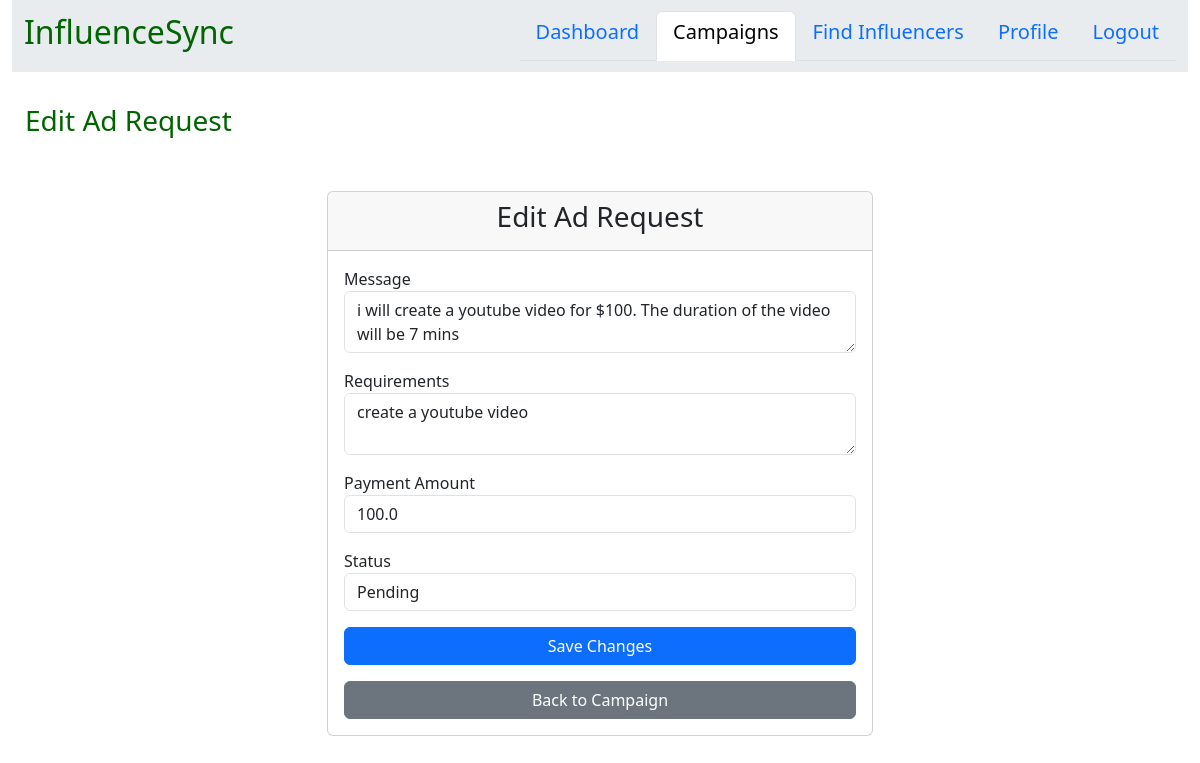
Screenshot of /edit_ad_request/3 with the database file from the repository.
### models.py (models this page shows)
class AdRequest(db.Model):
    __tablename__ = 'ad_requests'
    id = db.Column(db.Integer, primary_key=True)
    campaign_id = db.Column(db.Integer, db.ForeignKey('campaigns.id'), nullable=False)
    influencer_id = db.Column(db.Integer, db.ForeignKey('influencers.id'), nullable=False)
    message = db.Column(db.String(500),nullable=False)
    requirements = db.Column(db.String(500),nullable=False)
    payment_amount = db.Column(db.Float, nullable=False)
    status = db.Column(db.String(50), nullable=False, default='pending')   # 'Pending', 'Accepted', 'Rejected', 'done
    influencer = db.relationship('Influencer', backref=db.backref('ad_requests', lazy=True))

### routes.py (the view, shortened to what this page needs)
@app.route('/edit_ad_request/<int:request_id>', methods=['GET', 'POST'])
def edit_ad_request(request_id):
    ad_request = AdRequest.query.get_or_404(request_id)
    return render_template('ads/edit_ad_request.html', ad_request=ad_request)

### templates/ads/edit_ad_request.html (shortened to what this page needs)
{% extends "layouts.html" %}
{% block style %}
    <link rel="stylesheet" href="{{ url_for('static', filename='styles.css') }}">
{% endblock %}
{% block content %}
<div class="container-fluid">
    <nav class="navbar navbar-expand-lg bg-body-secondary">
        <div class="container-fluid">
            <a class="navbar-brand" href="#"><h2 style="color:darkgreen;">InfluenceSync</h2></a>
            <ul class="nav nav-tabs justify-content-end">
                <li class="nav-item">
                    <a class="nav-link" aria-current="page" href="{{ url_for('sponsor_dash') }}"><h5>Dashboard</h5></a>
                </li>
                <li class="nav-item">
                    <a class="nav-link active" aria-current="page" href="{{ url_for('sponsor_campaigns') }}"><h5>Campaigns</h5></a>
                </li>
                <li class="nav-item">
                    <a class="nav-link" aria-current="page" href="{{ url_for('sponsor_find_inf') }}"><h5>Find Influencers</h5></a>
                </li>
                <li class="nav-item">
                    <a class="nav-link" aria-current="page" href="#"><h5>Profile</h5></a>
                </li>
                <li class="nav-item">
                    <a class="nav-link" aria-current="page" href="{{ url_for('home') }}"><h5>Logout</h5></a>
                </li>
            </ul>
        </div>
    </nav>
    <br>
    <h3 class="headings" style="color:darkgreen;">Edit Ad Request</h3>
    <div class="container mt-5">
        <div class="row justify-content-center">
            <div class="col-md-6">
                <div class="card">
                    <div class="card-header text-center">
                        <h3>Edit Ad Request</h3>
                    </div>
                    <div class="card-body">
                        <form action="{{ url_for('edit_ad_request', request_id=ad_request.id) }}" method="POST">
                            <div class="form-group mb-3">
                                <label for="message">Message</label>
                                <textarea class="form-control" id="message" name="message" required>{{ ad_request.message }}</textarea>
                            </div>
                            <div class="form-group mb-3">
                                <label for="requirements">Requirements</label>
                                <textarea class="form-control" id="requirements" name="requirements" required>{{ ad_request.requirements }}</textarea>
                            </div>
                            <div class="form-group mb-3">
                                <label for="payment_amount">Payment Amount</label>
                                <input type="number" step="0.1" class="form-control" id="payment_amount" name="payment_amount" value="{{ ad_request.payment_amount }}" required>
                            </div>
                            <div class="form-group mb-3">
                                <label for="status">Status</label>
                                <select class="form-control" id="status" name="status" required>
                                    <option value="pending" {% if ad_request.status == 'pending' %}selected{% endif %}>Pending</option>
                                </select>
                            </div>
                            <div class="form-group mb-3">
                                <button type="submit" class="btn btn-primary w-100">Save Changes</button>
                            </div>
                        </form>
                        <div class="row">
                            <div class="col-12">
                                <a href="{{ url_for('campaign_details', campaign_id=ad_request.campaign_id) }}" class="btn btn-secondary w-100">
                                    Back to Campaign
                                </a>
                            </div>
                        </div>
                    </div>
                </div>
            </div>
        </div>
    </div>
</div>
{% endblock %}

### static/styles.css (style rules this page uses)
* { margin:0px; padding: 0; box-sizing: border-box; }
.headings { margin:3px; padding-left: 10px; padding-top: 5px;; padding-bottom: 5px; }
button { width: 60%; padding: 20px; }

### rows the page displays
AdRequest: message "i will create a youtube video for $100. The duration of the video will be 7 mins", requirements "create a youtube video", payment_amount "100.0"
